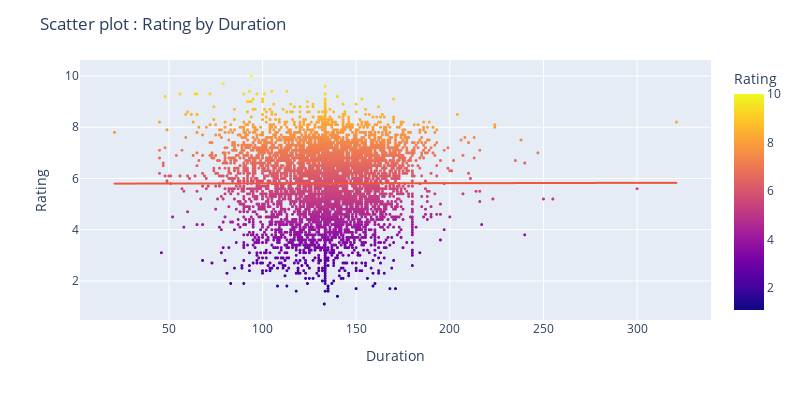

This figure's notebook cell:
### Markdown cell above
-- Year 1948 has highest average Rating of 7.13

### Code cell
# Scatter plot between length of movie duration and rating
fig_scatter = px.scatter(data_frame = data , x = 'Duration',y ='Rating',height=400,width=800, color = "Rating",trendline = 'ols')
fig_scatter.update_traces(marker_size=3)
fig_scatter.update_layout(title = "Scatter plot : Rating by Duration", xaxis_title = 'Duration', yaxis_title = 'Rating')
fig_scatter.show()

### Figure 1 — Plotly figure (JSON) as saved in the notebook; plotly's stock layout.template omitted (floating-point values rounded to 4 significant figures; data arrays with more than 128 entries replaced by an {"elided": "..."} marker saying what was removed)
{"data": [{"hovertemplate": "Duration=%{x}<br>Rating=%{marker.color}<extra></extra>", "legendgroup": "", "marker": {"color": {"elided": "7558 float values"}, "coloraxis": "coloraxis", "size": 3, "symbol": "circle"}, "mode": "markers", "name": "", "showlegend": false, "type": "scattergl", "x": {"elided": "7558 float values"}, "xaxis": "x", "y": {"elided": "7558 float values"}, "yaxis": "y"}, {"hovertemplate": "<b>OLS trendline</b><br>Rating = 0.000100214 * Duration + 5.79775<br>R<sup>2</sup>=0.000003<br><br>Duration=%{x}<br>Rating=%{y} <b>(trend)</b><extra></extra>", "legendgroup": "", "marker": {"size": 3, "symbol": "circle"}, "mode": "lines", "name": "", "showlegend": false, "type": "scattergl", "x": {"elided": "7558 float values"}, "xaxis": "x", "y": {"elided": "7558 float values"}, "yaxis": "y"}], "layout": {"coloraxis": {"colorbar": {"title": {"text": "Rating"}}, "colorscale": [[0, "#0d0887"], [0.1111, "#46039f"], [0.2222, "#7201a8"], [0.3333, "#9c179e"], [0.4444, "#bd3786"], [0.5556, "#d8576b"], [0.6667, "#ed7953"], [0.7778, "#fb9f3a"], [0.8889, "#fdca26"], [1, "#f0f921"]]}, "height": 400, "legend": {"tracegroupgap": 0}, "margin": {"t": 60}, "title": {"text": "Scatter plot : Rating by Duration"}, "width": 800, "xaxis": {"anchor": "y", "domain": [0, 1], "title": {"text": "Duration"}}, "yaxis": {"anchor": "x", "domain": [0, 1], "title": {"text": "Rating"}}}}
